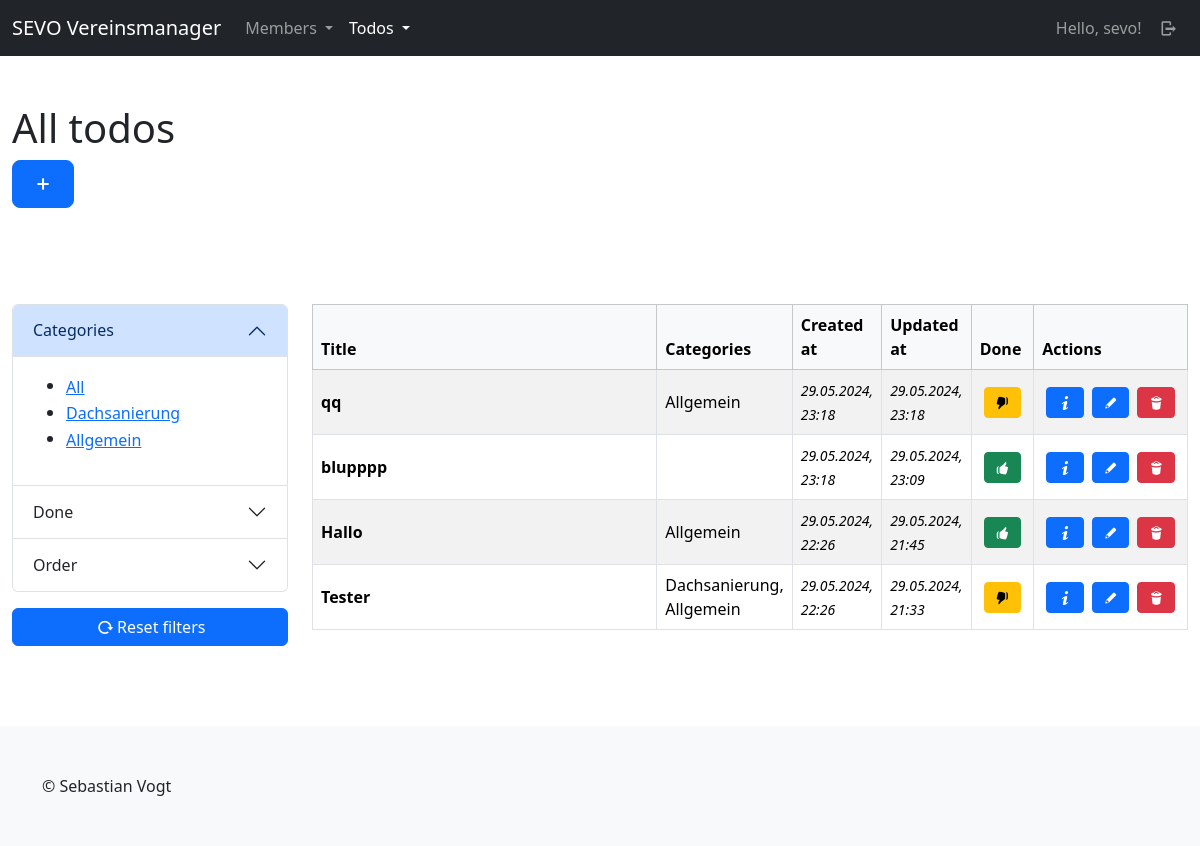
Page /tds/todos/ (signed in) on the committed database.
### todos/models.py (models this page shows, shortened)
class Category(models.Model):
    title = models.CharField(max_length=255, unique=True)
    created_at = models.DateTimeField(auto_now=True)
    updated_at = models.DateTimeField(auto_now_add=True)
    class Meta:
        ordering = ["-updated_at"]
        verbose_name_plural = "Categories"

class Todo(models.Model):
    user = models.ForeignKey(User, on_delete=models.CASCADE)
    title = models.CharField(max_length=255)
    content = tinymce_models.HTMLField()
    categories = models.ManyToManyField(Category, blank=True)
    done = models.BooleanField(default=False)
    created_at = models.DateTimeField(auto_now=True)
    updated_at = models.DateTimeField(auto_now_add=True)
    def get_categories_str(self):
        categories = self.categories.all()
        categories_list = [category.title for category in categories]
        return ", ".join(categories_list)
    class Meta:
        ordering = ["-updated_at"]

### todos/views/todos.py (the view)
# urls.py: path("todos/", todos.index, name="todos-todo-index"),
@login_required(login_url="sevo-auth-login")
def index(request):
    todos = models.Todo.objects.all()
    categories = models.Category.objects.all()
    todos = filter.filter(request, todos)
    return render(request, "todos/todo/index.html", {
        "title": "All todos",
        "todos": todos,
        "categories": categories
    })

### todos/views/helper/filter.py (called while the page is built, shortened)
def filter(request, queryset):
    category_get = request.GET.get("category")
    done_get = request.GET.get("done")
    order_get = request.GET.get("order")
    qs = queryset
    if category_get != None and category_get != "all":
        qs = qs.filter(categories__id=int(category_get))
    if done_get != None and done_get != "all":
        if done_get == "true":
            qs = qs.filter(done=True)
        elif done_get == "false":
            qs = qs.filter(done=False)
    return qs

### todos/templates/todos/todo/index.html (shortened to what this page needs)
{% extends "base_sidebar.html" %}
{% load i18n %}
{% load static %}
{% block header %}
    <div class="container-fluid py-5">
        <div class="row">
            <div class="col-lg-12">
                <h1>{{ title }}</h1>
                <a class="btn btn-primary btn-lg" href="{% url "todos-todo-create" %}"><i class="demo-icon icon-plus"></i></a>
            </div>
        </div>
    </div>
{% endblock %}
{% block main %}
    {% if todos %}
        <div>
            {% include "todos/todo/partials/_list_table.html" %}
        </div>
    {% else %}
        <p>{% trans "No todos available." %}</p>
    {% endif %}
{%  endblock %}
{% block side %}
    <div id="filter-section">
        {% include "todos/todo/partials/_frontend_filter_accordion.html" %}
        <div class="mb-3">
            <a class="btn btn-primary w-100" href="{% url "todos-todo-index" %}"><i class="demo-icon icon-cw"></i>{% trans "Reset filters" %}</a>
        </div>
    </div>
{% endblock %}

### templates/partials/_navbar_drop_down.html (shortened to what this page needs)
{% load i18n %}
<nav class="navbar navbar-expand-lg navbar-dark bg-dark">
    <div class="container-fluid">
        <a class="navbar-brand" href="/">SEVO Vereinsmanager</a>
        <div class="collapse navbar-collapse" id="navbarContent">
            <ul class="navbar-nav me-auto mb-2 mb-lg-0">
                {% if user.is_authenticated %}
                <li class="nav-item dropdown">
                    <a class="nav-link dropdown-toggle {% if "mbrs" in request.path %} active{% endif %}"{% if "mbrs" in request.path %} aria-current="page"{% endif %} href="#" role="button" data-bs-toggle="dropdown" aria-expanded="false">
                      {% trans "Members" %}
                    </a>
                  </li>
                  <li class="nav-item dropdown">
                    <a class="nav-link dropdown-toggle {% if "tds" in request.path %} active{% endif %}"{% if "tds" in request.path %} aria-current="page"{% endif %} href="#" role="button" data-bs-toggle="dropdown" aria-expanded="false">
                      {% trans "Todos" %}
                    </a>
                  </li>
                {% endif %}
            </ul>
            <ul class="navbar-nav mb-2 mb-lg-0">
                {% if user.is_authenticated %}
                    <li class="nav-item">
                        <a class="nav-link" href="{% url "sevo-auth-user-detail" %}">{% trans "Hello" %}, {{ user }}!</a>
                    </li>
                    <li class="nav-item">
                        <a class="nav-link" href="{% url "sevo-auth-logout" %}"><i class="demo-icon icon-logout"></i></a>
                    </li>
                {% else %}
                    <li class="nav-item">
                        <a class="nav-link {% if "login" in request.path %} active{% endif %}"{% if "members" in request.path %} aria-current="page"{% endif %} href="{% url "sevo-auth-login" %}"><i class="demo-icon icon-user"></i></a>
                    </li>
                {% endif %}
            </ul>
        </div>
    </div>
</nav>

### todos/templates/todos/todo/partials/_filter_categories.html
{% load i18n %}
<ul>
    <li>
        <button class="btn btn-link p-0 text-start" data-filter-key="category" data-filter-value="all">{% trans "All" %}</button>
    </li>
    {% for category in categories %}
        <li>
            <button class="btn btn-link p-0 text-start" data-filter-key="category" data-filter-value={{ category.id }}>{{ category.title }}</button>
        </li>
    {% endfor %}
</ul>

### todos/templates/todos/todo/partials/_list_table.html
{% load i18n %}
<div class="table-responsive">
    <table class="table table-bordered align-middle table-striped">
        <thead class="table-light">
        <tr>
            <th scope="col">{% trans "Title" %}</th>
            <th scope="col">{% trans "Categories" %}</th>
            <th scope="col">{% trans "Created at" %}</th>
            <th scope="col">{% trans "Updated at" %}</th>
            <th scope="col">{% trans "Done" %}</th>
            <th scope="col">{% trans "Actions" %}</th>
        </tr>
        </thead>
        <tbody>
            {% for todo in todos %}
                <tr>
                    <th scope="row" class="w-50">
                        {{ todo.title }}
                    </th>
                    <td class="w-auto">{{ todo.get_categories_str }}</td>
                    <td class="w-auto"><time><small><i>{{ todo.created_at|date:"d.m.Y, H:i" }}</i></small></time></td>
                    <td class="w-auto"><time><small><i>{{ todo.updated_at|date:"d.m.Y, H:i" }}</i></small></time></td>
                    <td class="w-auto">
                        <a class="btn btn-lg btn-{% if todo.done %}success{% else %}warning{% endif %} btn-sm d-block m-1" href="{% url "todos-todo-done" id=todo.id %}">
                            {% if todo.done %}
                                <i class="demo-icon icon-thumbs-up"></i>
                            {% else %}
                                <i class="demo-icon icon-thumbs-down"></i>
                            {% endif %}
                        </a>
                    </td>
                    <td class="w-auto">
                        <div class="d-flex justify-content-start align-content-center">
                            <a class="btn btn-primary btn-sm d-block m-1" href="{% url "todos-todo-detail" id=todo.id %}"><i class="demo-icon icon-info"></i></a>
                            <a class="btn btn-primary btn-sm d-block m-1" href="{% url "todos-todo-update" id=todo.id %}"><i class="demo-icon icon-pencil"></i></a>
                            <a class="btn btn-danger btn-sm d-block m-1" href="{% url "todos-todo-delete" id=todo.id %}"><i class="demo-icon icon-trash"></i></a>
                        </div>
                    </td>
                </tr>
            {% endfor %}
        </tbody>
    </table>
</div>

### rows in the picture
Category: {{ category.id }} 4 (drawn), title "Dachsanierung"
Category: {{ category.id }} 1 (drawn), title "Allgemein"
Todo: title "qq", get_categories_str "Allgemein", created_at "29.05.2024, 23:18", updated_at "29.05.2024, 23:18", done False (drawn)
Todo: title "blupppp", created_at "29.05.2024, 23:18", updated_at "29.05.2024, 23:09", done True (drawn)
Todo: title "Hallo", get_categories_str "Allgemein", created_at "29.05.2024, 22:26", updated_at "29.05.2024, 21:45", done True (drawn)
Todo: title "Tester", get_categories_str "Dachsanierung, Allgemein", created_at "29.05.2024, 22:26", updated_at "29.05.2024, 21:33", done False (drawn)

### other values in the picture
{{ user }} "sevo"
{{ title }} "All todos"
